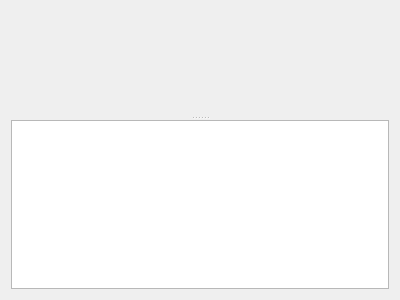
<?xml version="1.0" encoding="UTF-8"?>
<ui version="4.0">
 <class>UnsortedLinePlot</class>
 <widget class="QWidget" name="UnsortedLinePlot">
  <property name="geometry">
   <rect>
    <x>0</x>
    <y>0</y>
    <width>400</width>
    <height>300</height>
   </rect>
  </property>
  <property name="palette">
   <palette>
    <active>
     <colorrole role="Highlight">
      <brush brushstyle="SolidPattern">
       <color alpha="255">
        <red>98</red>
        <green>160</green>
        <blue>234</blue>
       </color>
      </brush>
     </colorrole>
    </active>
    <inactive>
     <colorrole role="Highlight">
      <brush brushstyle="SolidPattern">
       <color alpha="255">
        <red>98</red>
        <green>160</green>
        <blue>234</blue>
       </color>
      </brush>
     </colorrole>
    </inactive>
    <disabled>
     <colorrole role="Highlight">
      <brush brushstyle="SolidPattern">
       <color alpha="255">
        <red>145</red>
        <green>145</green>
        <blue>145</blue>
       </color>
      </brush>
     </colorrole>
    </disabled>
   </palette>
  </property>
  <property name="windowTitle">
   <string>Form</string>
  </property>
  <layout class="QGridLayout" name="gridLayout">
   <item row="0" column="0">
    <layout class="QHBoxLayout" name="horizontalLayout">
     <item>
      <widget class="QSplitter" name="splitter">
       <property name="orientation">
        <enum>Qt::Vertical</enum>
       </property>
       <widget class="QCustomPlot" name="plot" native="true">
        <property name="sizePolicy">
         <sizepolicy hsizetype="Preferred" vsizetype="Preferred">
          <horstretch>0</horstretch>
          <verstretch>4</verstretch>
         </sizepolicy>
        </property>
       </widget>
       <widget class="UnsortedLinePlotSettingsModel" name="settings">
        <property name="sizePolicy">
         <sizepolicy hsizetype="Expanding" vsizetype="Expanding">
          <horstretch>0</horstretch>
          <verstretch>1</verstretch>
         </sizepolicy>
        </property>
       </widget>
      </widget>
     </item>
    </layout>
   </item>
  </layout>
 </widget>
 <customwidgets>
  <customwidget>
   <class>QCustomPlot</class>
   <extends>QWidget</extends>
   <header>qcustomplot.h</header>
   <container>1</container>
  </customwidget>
  <customwidget>
   <class>UnsortedLinePlotSettingsModel</class>
   <extends>QTableWidget</extends>
   <header>../../../../lib/plots/unsorted_line_plot_settings_model.h</header>
  </customwidget>
 </customwidgets>
 <resources/>
 <connections/>
</ui>
